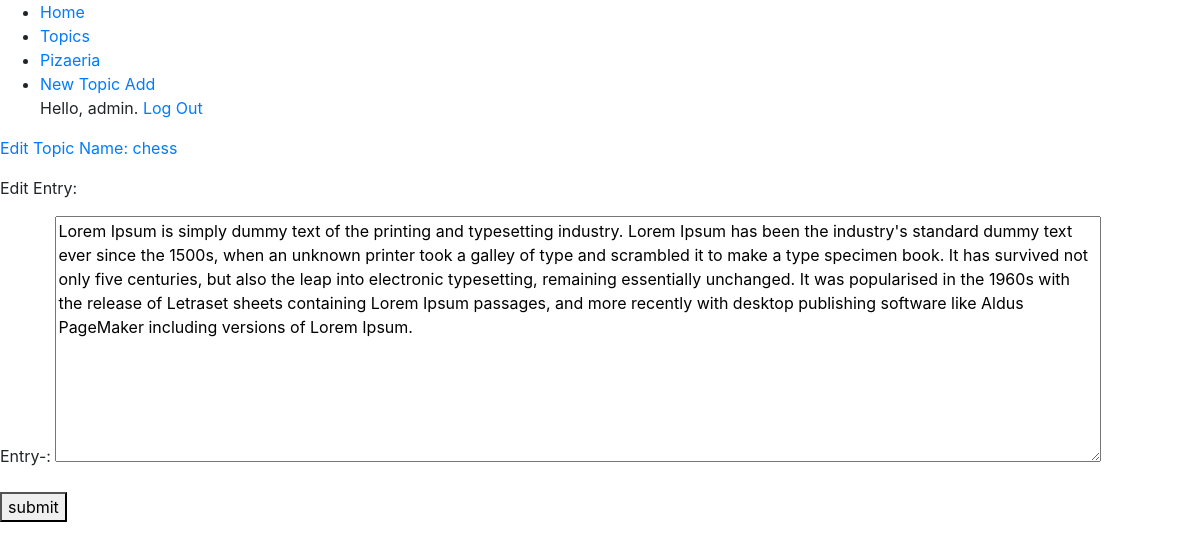
The page /edit_entry/1/ (signed in) on the database its author committed.
### learning_logs/models.py (models this page shows, shortened)
class Topic(models.Model):
    text = models.TextField(max_length = 200)
    date_added = models.DateTimeField(auto_now_add = True)
    owner = models.ForeignKey(User, on_delete=models.CASCADE)
    def __str__(self):
        return self.text

class Entry(models.Model):
    topic = models.ForeignKey(Topic, on_delete=models.CASCADE)
    text = models.TextField()
    date_added = models.DateTimeField(auto_now_add = True)
    class Meta:
        verbose_name_plural = 'entries'

### learning_logs/views.py (the view)
# urls.py: path('edit_entry/<int:entry_id>/', views.edit_entry, name='edit_entry'),
def edit_entry(request, entry_id):
    entry = Entry.objects.get(id=entry_id)
    topic_filed = entry.topic #topic means Topic model topic field name.
    if topic_filed.owner != request.user:
        raise Http404
    if request.method != 'POST':
        form = EntryForm(instance=entry) #Entryform is forms.py class
    else:
        form = EntryForm(instance=entry, data = request.POST) #Entryform is forms.py class
        if form.is_valid():
            form.save()
            return redirect('learning_logs:topic', topic_id=topic.id)
    context = {'entry': entry, 'topic':topic_filed, 'form':form}
    return render(request, 'edit_entry.html', context)

### learning_logs/forms.py
class EntryForm(forms.ModelForm):
    class Meta:
        model = Entry
        fields = ['text']
        labels = {'text':'Entry-'}
        widgets = {'text':forms.Textarea(
            attrs={'cols': 100}
        )}

### learning_logs/templates/edit_entry.html (shortened to what this page needs)
{% extends 'base.html' %}
{% block content %}
<p><a href = "{% url 'learning_logs:topic' topic.id %}">Edit Topic Name: {{ topic }}</a></p>
<p>Edit Entry: </p>
<form action="{% url 'learning_logs:edit_entry' entry.id %}" method="post">
    {{ form.as_p }}
    <button name = 'submit'>submit</button>
</form>
{% endblock content %}

### learning_logs/templates/base.html (shortened to what this page needs)
<!DOCTYPE html>
<html>
  <head>
    <link rel="stylesheet" href="" />
    <link
      rel="stylesheet"
      href="https://cdn.jsdelivr.net/npm/bootstrap@4.3.1/dist/css/bootstrap.min.css"
    />
  </head>
  <body>
    <ul>
      <li><a href="{% url 'learning_logs:index' %}">Home</a></li>
      <li><a href="{% url 'learning_logs:topics' %}">Topics</a></li>
      <li><a href="{% url 'learning_logs:pizaeria' %}">Pizaeria</a></li>
      <li><a href="{% url 'learning_logs:new_topic' %}">New Topic Add</a></li>
      {% if user.is_authenticated %} Hello, {{ user.username }}.
      <a href="{% url 'users:logout' %}">Log Out</a>
      {% else %}
      <a href="{% url 'users:login' %}">Log in</a><br>
      <a href="{% url 'users:register' %}">Register</a>
      {% endif %}
    </ul>
    {% block content %} {% endblock content %}
  </body>
</html>

### rows shown on the page
Topic: text "chess"
Entry: text "Lorem Ipsum is simply dummy text of the printing and typesetting industry. Lorem Ipsum has been the industry's standard dummy text ever since the 1500s, when an unknown printer took a galley of type and scrambled it to make a type specimen book. It has survived not only five centuries, but also the leap into electronic typesetting, remaining essentially unchanged. It was popularised in the 1960s with the release of Letraset sheets containing Lorem Ipsum passages, and more recently with desktop publishing software like Aldus PageMaker including versions of Lorem Ipsum."

### other values the page prints
{{ user.username }} "admin"
